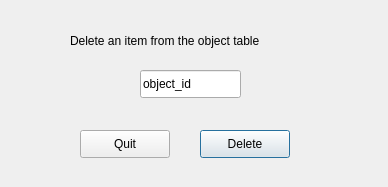
<?xml version="1.0" encoding="UTF-8"?>
<ui version="4.0">
 <class>del_line_ui</class>
 <widget class="QDialog" name="del_line_ui">
  <property name="geometry">
   <rect>
    <x>0</x>
    <y>0</y>
    <width>388</width>
    <height>187</height>
   </rect>
  </property>
  <property name="windowTitle">
   <string>Delete an object</string>
  </property>
  <widget class="QLabel" name="label">
   <property name="geometry">
    <rect>
     <x>70</x>
     <y>30</y>
     <width>261</width>
     <height>21</height>
    </rect>
   </property>
   <property name="text">
    <string>Delete an item from the object table</string>
   </property>
  </widget>
  <widget class="QPushButton" name="delete_line">
   <property name="geometry">
    <rect>
     <x>200</x>
     <y>130</y>
     <width>90</width>
     <height>28</height>
    </rect>
   </property>
   <property name="text">
    <string>Delete</string>
   </property>
  </widget>
  <widget class="QLineEdit" name="object_id">
   <property name="geometry">
    <rect>
     <x>140</x>
     <y>70</y>
     <width>101</width>
     <height>28</height>
    </rect>
   </property>
   <property name="text">
    <string>object_id</string>
   </property>
  </widget>
  <widget class="QLabel" name="msg_box">
   <property name="geometry">
    <rect>
     <x>90</x>
     <y>120</y>
     <width>58</width>
     <height>16</height>
    </rect>
   </property>
   <property name="text">
    <string/>
   </property>
  </widget>
  <widget class="QPushButton" name="quit_btn">
   <property name="geometry">
    <rect>
     <x>80</x>
     <y>130</y>
     <width>90</width>
     <height>28</height>
    </rect>
   </property>
   <property name="text">
    <string>Quit</string>
   </property>
  </widget>
 </widget>
 <resources/>
 <connections/>
</ui>
